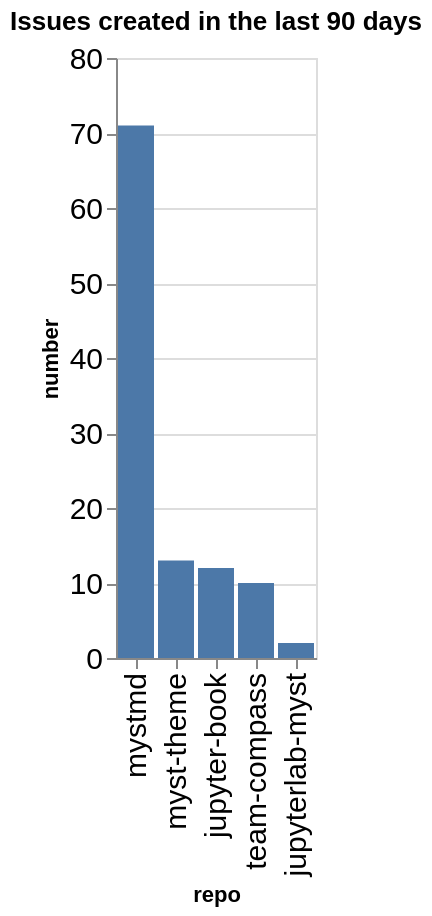

The code cell stored with this chart in its notebook:
### Code cell
created_counts = created.groupby(['org', 'repo']).count()['number'].reset_index()
created_counts['org/repo'] = created_counts.apply(lambda a: a['org'] + '/' + a['repo'], axis=1)
sorted_vals = created_counts.sort_values(['org', 'number'], ascending=False)['repo'].values
alt.Chart(data=created_counts, title=f"Issues created in the last {n_days} days").mark_bar().encode(
    x=alt.X('repo', sort=alt.Sort(sorted_vals.tolist())),
    y='number',
)

### Figure 1 — Vega-Lite specification as saved in the notebook (floating-point values rounded to 4 significant figures)
{"config": {"axisLeft": {"labelFontSize": 15}, "axisBottom": {"labelFontSize": 15}}, "data": {"name": "data-e492bbb62a3814b61bc45cc82bf475dc"}, "mark": {"type": "bar"}, "encoding": {"x": {"field": "repo", "sort": ["mystmd", "myst-theme", "jupyter-book", "team-compass", "jupyterlab-myst"], "type": "nominal"}, "y": {"field": "number", "type": "quantitative"}}, "title": "Issues created in the last 90 days", "$schema": "https://vega.github.io/schema/vega-lite/v5.20.1.json", "datasets": {"data-e492bbb62a3814b61bc45cc82bf475dc": [{"org": "jupyter-book", "repo": "jupyter-book", "number": 12, "org/repo": "jupyter-book/jupyter-book"}, {"org": "jupyter-book", "repo": "jupyterlab-myst", "number": 2, "org/repo": "jupyter-book/jupyterlab-myst"}, {"org": "jupyter-book", "repo": "myst-theme", "number": 13, "org/repo": "jupyter-book/myst-theme"}, {"org": "jupyter-book", "repo": "mystmd", "number": 71, "org/repo": "jupyter-book/mystmd"}, {"org": "jupyter-book", "repo": "team-compass", "number": 10, "org/repo": "jupyter-book/team-compass"}]}}
